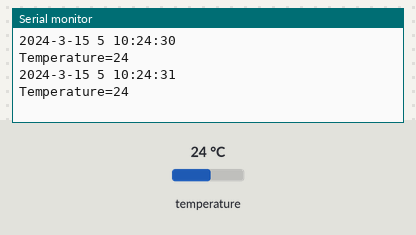
Recording of a sketch running on a simulated Arduino Uno, built with avr-gcc and run on an emulated ATmega328P. On the bench: the last lines printed to the serial monitor. The inputs (shaded band) are chosen by the test bench; at power-on: temperature 24 °C. The local clock reads 2024-03-15 10:24:30 at power-on unless the sketch sets it.

Above: at 1.8 s.
1.9 s: temperature set to 12 °C
At 2.9 s:
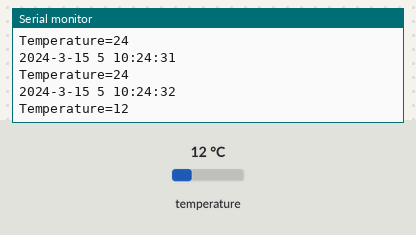
3.4 s: temperature set to 19 °C
At 4.5 s:
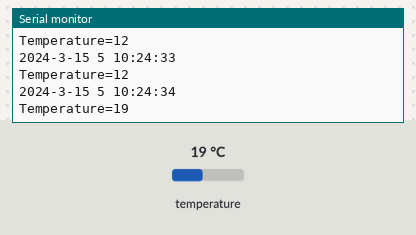
Timing chart, 0 to 6.4 s (numbered marks = the images above; inputs shaded):
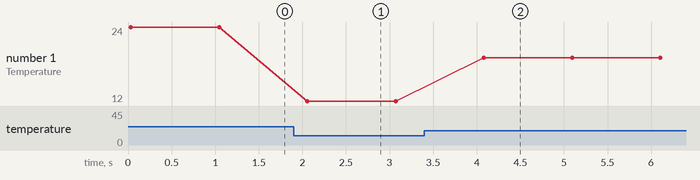

The sketch:

DS3231_DISPLAY_TIME.ino
```cpp
#include <DS3231.h>
#include <Wire.h>
DS3231 Clock;
bool Century=false;
bool h12;
bool PM;
byte year, month, date, DoW, hour, minute, second,temperature;
void setup() {
 // 启动I2C(IIC)接口
 Wire.begin();
        //以下部分是初始化时间，每次板子通电之后都会初始化成这个时间，只是测试用，以后可以删除。
/*        Clock.setSecond(50);//Set the second
        Clock.setMinute(59);//Set the minute 设置分钟
        Clock.setHour(11);  //Set the hour 设置小时
        Clock.setDoW(5);    //Set the day of the week 设置星期几
        Clock.setDate(31);  //Set the date of the month 设置月份
        Clock.setMonth(5);  //Set the month of the year 设置一年中的月份
        Clock.setYear(13);  //Set the year (Last two digits of the year) 设置年份(在今年的最后两位数——比如2013年最后的13)
 */// Start the serial interface
 Serial.begin(9600);
}
void ReadDS3231()
{
  second=Clock.getSecond();
  minute=Clock.getMinute();
  hour=Clock.getHour(h12, PM);
  DoW = Clock.getDoW();
  date=Clock.getDate();
  month=Clock.getMonth(Century);
  year=Clock.getYear();

  temperature=Clock.getTemperature();

  Serial.print("20");
  Serial.print(year,DEC);
  Serial.print('-');
  Serial.print(month,DEC);
  Serial.print('-');
  Serial.print(date,DEC);
  Serial.print(' ');
  Serial.print(DoW,DEC);
  Serial.print(' ');
  Serial.print(hour,DEC);
  Serial.print(':');
  Serial.print(minute,DEC);
  Serial.print(':');
  Serial.print(second,DEC);
  Serial.print('\n');
  Serial.print("Temperature=");  //这里是显示温度
  Serial.print(temperature);
  Serial.print('\n');
}
void loop()
{
  ReadDS3231();
  delay(1000);  //间隔1000ms(1000ms=1秒)循环一次。
}
```

Measured:
- after the input at 1.9 s, the serial monitor: prints a new line after 0.16 s (image 1)
- after the input at 3.4 s, the serial monitor: prints a new line after 0.68 s (image 2)
- plotted number 1: 24 → 12 after the input at 1.9 s, 12 → 19 after the input at 3.4 s
